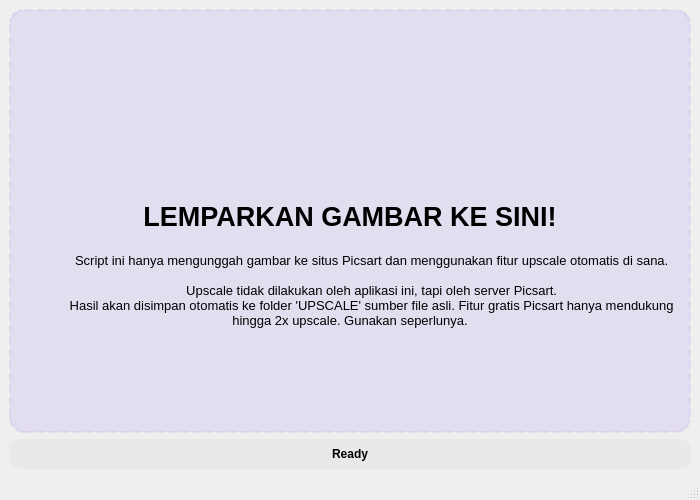
<?xml version="1.0" encoding="UTF-8"?>
<ui version="4.0">
 <class>MainWindow</class>
 <widget class="QMainWindow" name="MainWindow">
  <property name="geometry">
   <rect>
    <x>0</x>
    <y>0</y>
    <width>700</width>
    <height>500</height>
   </rect>
  </property>
  <property name="windowTitle">
   <string>SotongHD</string>
  </property>
  <widget class="QWidget" name="centralwidget">
   <layout class="QVBoxLayout" name="verticalLayout_2">
    <item>
     <layout class="QVBoxLayout" name="verticalLayout">
      <item>
       <widget class="QFrame" name="dropFrame">
        <property name="sizePolicy">
         <sizepolicy hsizetype="Expanding" vsizetype="Expanding">
          <horstretch>0</horstretch>
          <verstretch>0</verstretch>
         </sizepolicy>
        </property>
        <property name="styleSheet">
         <string>QFrame#dropFrame {
  border: 2px dashed rgba(88, 29, 239, 0.08);
  border-radius: 15px;
  background-color: rgba(88, 29, 239, 0.08);
}
</string>
        </property>
        <property name="frameShape">
         <enum>QFrame::StyledPanel</enum>
        </property>
        <property name="frameShadow">
         <enum>QFrame::Raised</enum>
        </property>
        <layout class="QVBoxLayout" name="dropAreaLayout">
         <item>
          <spacer name="verticalSpacer">
           <property name="orientation">
            <enum>Qt::Vertical</enum>
           </property>
           <property name="sizeHint" stdset="0">
            <size>
             <width>20</width>
             <height>40</height>
            </size>
           </property>
          </spacer>
         </item>
         <item>
          <widget class="QLabel" name="iconLabel">
           <property name="sizePolicy">
            <sizepolicy hsizetype="Preferred" vsizetype="Fixed">
             <horstretch>0</horstretch>
             <verstretch>0</verstretch>
            </sizepolicy>
           </property>
           <property name="minimumSize">
            <size>
             <width>96</width>
             <height>96</height>
            </size>
           </property>
           <property name="text">
            <string/>
           </property>
           <property name="pixmap">
            <pixmap>../sotonghd.ico</pixmap>
           </property>
           <property name="scaledContents">
            <bool>false</bool>
           </property>
           <property name="alignment">
            <set>Qt::AlignCenter</set>
           </property>
          </widget>
         </item>
         <item>
          <widget class="QLabel" name="titleLabel">
           <property name="font">
            <font>
             <pointsize>20</pointsize>
             <bold>true</bold>
            </font>
           </property>
           <property name="text">
            <string>LEMPARKAN GAMBAR KE SINI!</string>
           </property>
           <property name="alignment">
            <set>Qt::AlignCenter</set>
           </property>
          </widget>
         </item>
         <item>
          <widget class="QLabel" name="subtitleLabel">
           <property name="font">
            <font>
             <pointsize>10</pointsize>
             <italic>false</italic>
            </font>
           </property>
           <property name="text">
            <string>
            Script ini hanya mengunggah gambar ke situs Picsart dan menggunakan fitur upscale otomatis di sana.

            Upscale tidak dilakukan oleh aplikasi ini, tapi oleh server Picsart.
            Hasil akan disimpan otomatis ke folder 'UPSCALE' sumber file asli. Fitur gratis Picsart hanya mendukung hingga 2x upscale. Gunakan seperlunya.
            </string>
           </property>
           <property name="alignment">
            <set>Qt::AlignCenter</set>
           </property>
           <property name="wordWrap">
            <bool>true</bool>
           </property>
          </widget>
         </item>
         <item>
          <spacer name="verticalSpacer_2">
           <property name="orientation">
            <enum>Qt::Vertical</enum>
           </property>
           <property name="sizeHint" stdset="0">
            <size>
             <width>20</width>
             <height>40</height>
            </size>
           </property>
          </spacer>
         </item>
        </layout>
       </widget>
      </item>
     </layout>
    </item>
    <item>
     <widget class="QProgressBar" name="progressBar">
      <property name="minimumSize">
       <size>
        <width>0</width>
        <height>30</height>
       </size>
      </property>
      <property name="styleSheet">
       <string notr="true">QProgressBar {
  border: none;
  border-radius: 10px;
  background-color: rgba(161, 161, 161, 0.08);
  text-align: center;
  font-weight: bold;
  margin: 0px;
  padding: 0px;
  height: 30px;
}
QProgressBar::chunk {
  background-color: #5720e3;
  border-radius: 10px;
}</string>
      </property>
      <property name="value">
       <number>0</number>
      </property>
      <property name="textVisible">
       <bool>true</bool>
      </property>
      <property name="format">
       <string>Ready</string>
      </property>
     </widget>
    </item>
   </layout>
  </widget>
  <widget class="QMenuBar" name="menubar">
   <property name="geometry">
    <rect>
     <x>0</x>
     <y>0</y>
     <width>700</width>
     <height>21</height>
    </rect>
   </property>
  </widget>
  <widget class="QStatusBar" name="statusbar"/>
 </widget>
 <resources/>
 <connections/>
</ui>
